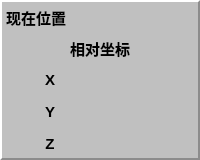
<?xml version="1.0" encoding="UTF-8"?>
<ui version="4.0">
 <class>Form</class>
 <widget class="QWidget" name="Form">
  <property name="geometry">
   <rect>
    <x>0</x>
    <y>0</y>
    <width>200</width>
    <height>160</height>
   </rect>
  </property>
  <property name="minimumSize">
   <size>
    <width>200</width>
    <height>160</height>
   </size>
  </property>
  <property name="maximumSize">
   <size>
    <width>200</width>
    <height>160</height>
   </size>
  </property>
  <property name="windowTitle">
   <string>Form</string>
  </property>
  <property name="styleSheet">
   <string notr="true">background-color: rgb(192, 192, 192);</string>
  </property>
  <layout class="QGridLayout" name="gridLayout" rowstretch="1,1,1,1,1" columnstretch="1,1">
   <property name="leftMargin">
    <number>0</number>
   </property>
   <property name="topMargin">
    <number>0</number>
   </property>
   <property name="rightMargin">
    <number>0</number>
   </property>
   <property name="bottomMargin">
    <number>0</number>
   </property>
   <property name="spacing">
    <number>0</number>
   </property>
   <item row="0" column="0" colspan="2">
    <widget class="QLabel" name="label">
     <property name="font">
      <font>
       <pointsize>11</pointsize>
       <weight>75</weight>
       <bold>true</bold>
      </font>
     </property>
     <property name="styleSheet">
      <string notr="true">border-left: 2px solid white;
border-top: 2px solid white;
border-right: 2px solid rgb(140,140,140);</string>
     </property>
     <property name="text">
      <string>现在位置</string>
     </property>
    </widget>
   </item>
   <item row="1" column="0" colspan="2">
    <widget class="QLabel" name="label_2">
     <property name="font">
      <font>
       <pointsize>11</pointsize>
       <weight>75</weight>
       <bold>true</bold>
      </font>
     </property>
     <property name="styleSheet">
      <string notr="true">border-left: 2px solid white;
border-right: 2px solid rgb(140,140,140);</string>
     </property>
     <property name="text">
      <string>相对坐标</string>
     </property>
     <property name="alignment">
      <set>Qt::AlignCenter</set>
     </property>
    </widget>
   </item>
   <item row="2" column="0">
    <widget class="QLabel" name="label_3">
     <property name="font">
      <font>
       <pointsize>11</pointsize>
       <weight>75</weight>
       <bold>true</bold>
      </font>
     </property>
     <property name="styleSheet">
      <string notr="true">border-left: 2px solid white;</string>
     </property>
     <property name="text">
      <string>X</string>
     </property>
     <property name="alignment">
      <set>Qt::AlignCenter</set>
     </property>
    </widget>
   </item>
   <item row="2" column="1">
    <widget class="QLabel" name="Lab_X_Pos">
     <property name="font">
      <font>
       <pointsize>11</pointsize>
       <weight>75</weight>
       <bold>true</bold>
      </font>
     </property>
     <property name="styleSheet">
      <string notr="true">border-right: 2px solid rgb(140,140,140);</string>
     </property>
     <property name="text">
      <string/>
     </property>
    </widget>
   </item>
   <item row="3" column="0">
    <widget class="QLabel" name="label_4">
     <property name="font">
      <font>
       <pointsize>11</pointsize>
       <weight>75</weight>
       <bold>true</bold>
      </font>
     </property>
     <property name="styleSheet">
      <string notr="true">border-left: 2px solid white;</string>
     </property>
     <property name="text">
      <string>Y</string>
     </property>
     <property name="alignment">
      <set>Qt::AlignCenter</set>
     </property>
    </widget>
   </item>
   <item row="3" column="1">
    <widget class="QLabel" name="Lab_Y_Pos">
     <property name="font">
      <font>
       <pointsize>11</pointsize>
       <weight>75</weight>
       <bold>true</bold>
      </font>
     </property>
     <property name="styleSheet">
      <string notr="true">border-right: 2px solid rgb(140,140,140);</string>
     </property>
     <property name="text">
      <string/>
     </property>
    </widget>
   </item>
   <item row="4" column="0">
    <widget class="QLabel" name="label_5">
     <property name="font">
      <font>
       <pointsize>11</pointsize>
       <weight>75</weight>
       <bold>true</bold>
      </font>
     </property>
     <property name="styleSheet">
      <string notr="true">border-left: 2px solid white;
border-bottom: 2px solid rgb(140,140,140);</string>
     </property>
     <property name="text">
      <string>Z</string>
     </property>
     <property name="alignment">
      <set>Qt::AlignCenter</set>
     </property>
    </widget>
   </item>
   <item row="4" column="1">
    <widget class="QLabel" name="Lab_Z_Pos">
     <property name="font">
      <font>
       <pointsize>11</pointsize>
       <weight>75</weight>
       <bold>true</bold>
      </font>
     </property>
     <property name="styleSheet">
      <string notr="true">border-right: 2px solid rgb(140,140,140);
border-bottom: 2px solid rgb(140,140,140);</string>
     </property>
     <property name="text">
      <string/>
     </property>
    </widget>
   </item>
  </layout>
 </widget>
 <resources/>
 <connections/>
</ui>
